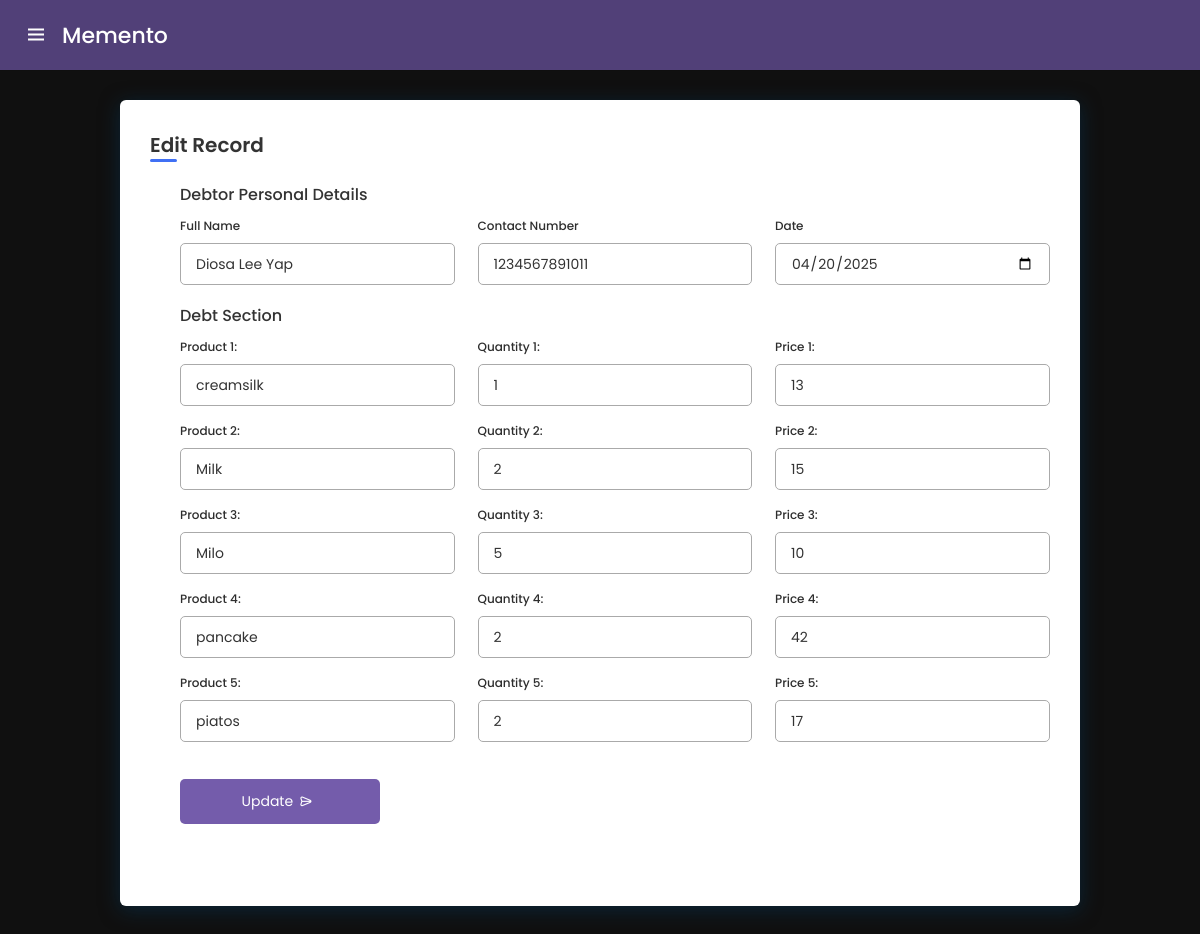
The page /update.php?updateid=1 on the database its author committed.
### update.php (the view, shortened to what this page needs)
<?php
include 'connect.php';
$id = $_GET['updateid'];
$sql = "Select * from `customer data` where id = $id";
$result = mysqli_query($con, $sql);
$row = mysqli_fetch_assoc($result);
$fullName=  $row ['fullName'];
$contactNumber=  $row ['contactNumber'];
$utangDate=  $row ['utangDate'];
$product1 = $row ['product1'];
	$qty1 = $row ['qty1'];
	$price1 = $row ['price1'];
	$product2 = $row ['product2'];
	$qty2 = $row ['qty2'];
	$price2 = $row ['price2'];
	$product3 = $row ['product3'];
	$qty3 = $row ['qty3'];
	$price3 = $row ['price3'];
	$product4 = $row ['product4'];
	$qty4 = $row ['qty4'];
	$price4 = $row ['price4'];
	$product5 = $row ['product5'];
	$qty5 = $row ['qty5'];
	$price5 = $row ['price5'];
?>
<!DOCTYPE html>
<html lang="en">
  <head>
    <link rel="stylesheet" href="style2.css" />
    <link
      href="https://unpkg.com/boxicons@2.1.2/css/boxicons.min.css"
      rel="stylesheet"/>
    <link rel="stylesheet" href="https://unicons.iconscout.com/release/v4.0.0/css/line.css">
  </head>
  <body>
    <nav>
      <div class="logo">
        <i class="bx bx-menu menu-icon"></i>
        <span class="logo-name">Memento</span>
      </div>
</nav>
	<div class="containerADD">
        <header>Edit Record</header>
        <form method = "POST">
            <div class="form first">
                <div class="details personal">
                    <span class="title">Debtor Personal Details</span>
                    <div class="fields">
                        <div class="input-field">
                           <label>Full Name</label>
                           <input type="text" class="form-control"  placeholder="Full Name" name = "fullName" required  value= "<?= $fullName ?>">
                        </div>
                        <div class="input-field">
                            <label>Contact Number</label>
                            <input type="text" class="form-control"  placeholder="Contact Number" name = "contactNumber" required value= "<?= $contactNumber ?>">
                        </div>
                        <div class="input-field">
                        <label>Date</label>
                        <input type="date" class="form-control"  placeholder="Date" name = "utangDate" required value= "<?= $utangDate ?>">
                        </div>
                    </div>
                </div>
                <div class="details ID">
                    <span class="title">Debt Section</span>
                    <div class="fields">
                        <div class="input-field">
                             <label>Product 1: </label>
                             <input type="text" class="form-control"  placeholder="Product 1" name = "product1" value= "<?= $product1 ?>">
                        </div>
                        <div class="input-field">
                              <label>Quantity 1: </label>
                              <input type="number" class="form-control"  placeholder="Quantity 1" name = "qty1" value= "<?= $qty1 ?>">
                        </div>
                        <div class="input-field">
                              <label>Price 1: </label>
                              <input type="number" class="form-control"  placeholder="Price 1" name = "price1" value= "<?= $price1 ?>">
                        </div>
                        <div class="input-field">
                            <label>Product 2: </label>
                            <input type="text" class="form-control"  placeholder="Product 2" name = "product2" value= "<?= $product2 ?>">
                        </div>
                        <div class="input-field">
                            <label>Quantity 2: </label>
                            <input type="number" class="form-control"  placeholder="Quantity 2" name = "qty2" value= "<?= $qty2 ?>">
                        </div>
                        <div class="input-field">
                            <label>Price 2: </label>
                            <input type="number" class="form-control"  placeholder="Price 2" name = "price2" value= "<?= $price2 ?>">
                        </div>
                        <div class="input-field">
                            <label>Product 3: </label>
                            <input type="text" class="form-control"  placeholder="Product 3" name = "product3" value= "<?= $product3 ?>">
                        </div>
                        <div class="input-field">
                            <label>Quantity 3: </label>
                            <input type="number" class="form-control"  placeholder="Quantity 3" name = "qty3" value= "<?= $qty3 ?>">
                        </div>
                        <div class="input-field">
                            <label>Price 3: </label>
                            <input type="number" class="form-control"  placeholder="Price 3"name = "price3" value= "<?= $price3 ?>">
                        </div>
                        <div class="input-field">
                            <label>Product 4: </label>
                            <input type="text" class="form-control"  placeholder="Product 4"name = "product4" value= "<?= $product4 ?>">
                        </div>
                        <div class="input-field">
                            <label>Quantity 4: </label>
                            <input type="number" class="form-control"  placeholder="Quantity 4"name = "qty4" value= "<?= $qty4 ?>">
                        </div>
                        <div class="input-field">
                            <label>Price 4: </label>
                            <input type="number" class="form-control"  placeholder="Price 4"name = "price4" value= "<?= $price4 ?>">
                        </div>
                        <div class="input-field">
                            <label>Product 5: </label>
                            <input type="text" class="form-control"  placeholder="Product 5"name = "product5" value= "<?= $product5 ?>">
                        </div>
                        <div class="input-field">
                            <label>Quantity 5: </label>
                            <input type="number" class="form-control"  placeholder="Quantity 5"name = "qty5" value= "<?= $qty5 ?>">
                        </div>
                        <div class="input-field">
                            <label>Price 5: </label>
                            <input type="number" class="form-control"  placeholder="Price 5"name = "price5" value= "<?= $price5 ?>">
                        </div>
					</div>
                    <div class="buttons">
                        <button class="sumbit" type = "submit" name = "update">
                            <span class="btnText">Update</span>
                            <i class="uil uil-navigator"></i>
                        </button>
                    </div>
                </div>
            </div>
        </form>
	</div>
  </body>
</html>

### style2.css (style rules this page uses)
* { margin: 0; padding: 0; font-family: "Poppins", 'Space Grotesk', sans-serif; text-decoration: none; }
body { background: rgb(0, 0, 0); }
nav { position: fixed; top: 0; left: 0; height: 70px; width: 100%; display: flex; align-items: center; background: #514078; box-shadow: 0 0 1px rgba(0, 0, 0, 0.1); z-index: 1; }
nav .logo { display: flex; align-items: center; margin: 0 24px; }
.logo .menu-icon { color: #fff; font-size: 24px; margin-right: 14px; cursor: pointer; }
.logo .logo-name { color: #fff; font-size: 22px; font-weight: 500; }
* { margin: 0; padding: 0; box-sizing: border-box; font-family: "Poppins", 'Space Grotesk', sans-serif; text-decoration: none; }
body { min-height: 100%; background: #101010; }
nav { position: fixed; top: 0; left: 0; height: 70px; width: 100%; display: flex; align-items: center; background: #514078; box-shadow: 0 0 1px rgba(0, 0, 0, 0.1); }
.containerADD { position: relative; width: 80%; border-radius: 6px; padding: 30px; margin: 100px auto; background-color: #fff; box-shadow: 0px 4px 20px rgba(5, 57, 94, .5); }
.containerADD header { position: relative; font-size: 20px; font-weight: 600; color: #333; }
.containerADD header::before { content: ""; position: absolute; left: 0; bottom: -2px; height: 3px; width: 27px; border-radius: 8px; background-color: #4070f4; }
.containerADD form { position: relative; margin-top: 16px; min-height: 700px; background-color: #fff; overflow: hidden; }
.containerADD form .form { position: absolute; margin-left: 30px; background-color: #fff; transition: 0.3s ease; }
.containerADD form .title { display: block; margin-bottom: 8px; font-size: 16px; font-weight: 500; margin: 6px 0; color: #333; }
.containerADD form .fields { display: flex; align-items: center; justify-content: space-between; flex-wrap: wrap; }
form .fields .input-field { display: flex; width: calc(100% / 3 - 15px); flex-direction: column; margin: 4px 0; }
.input-field label { font-size: 12px; font-weight: 500; color: #2e2e2e; }
.input-field input, select { outline: none; font-size: 14px; font-weight: 400; color: #333; border-radius: 5px; border: 1px solid #aaa; padding: 0 15px; height: 42px; margin: 8px 0; }
.input-field select, .input-field input[type="date"] { color: #707070; }
.input-field input[type="date"]:valid { color: #333; }
.containerADD form button, .compBtn { display: flex; align-items: center; justify-content: center; height: 45px; max-width: 200px; width: 100%; border: none; outline: none; color: #fff; border-radius: 5px; margin: 25px 0; background-color: #745cab; transition: all 0.3s linear; cursor: pointer; }
.containerADD form .btnText { font-size: 14px; font-weight: 400; }
form button i, form .compBtn i { margin: 0 6px; }
form .buttons { display: flex; align-items: center; }
form .buttons button , .compBtn { margin-right: 14px; }

### rows shown on the page
customer data: fullName "Diosa Lee Yap", contactNumber "1234567891011", utangDate "04/20/2025", product1 "creamsilk", qty1 "1", price1 "13", product2 "Milk", qty2 "2", price2 "15", product3 "Milo", qty3 "5", price3 "10", product4 "pancake", qty4 "2", price4 "42", product5 "piatos", qty5 "2", price5 "17"
